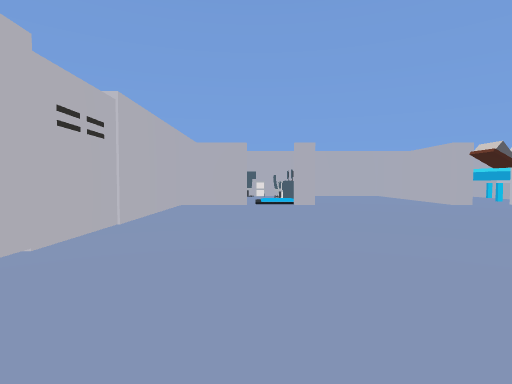
[1] (above)

16 first-person views from a walk through a 3-D level made in the Unity game engine. The camera is 1.3 m above the floor, tilts 2° down and sees 80° across. The floor is counted in squares, 2 m on a side. Each view is taken from the middle of a square. On the plan, view 1 faces up. The plan holds only what a view shows up to about 10 squares ahead; the rest is blank. The player character is not drawn. Some animated figures are left out.

[2]
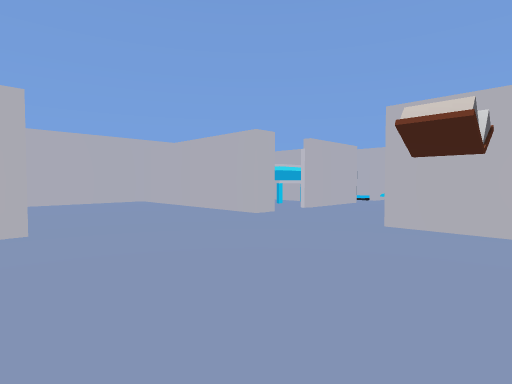

[3]
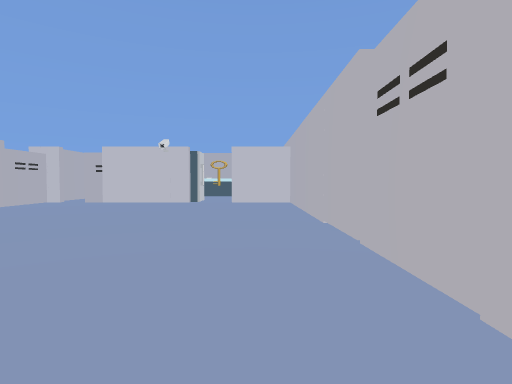

[4]
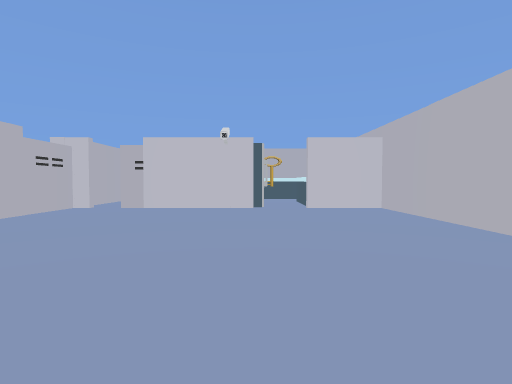

[5]
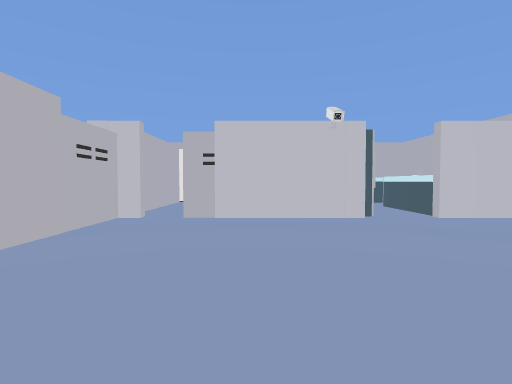

[6]
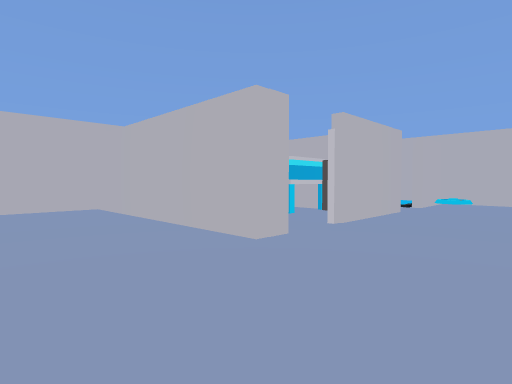

[7]
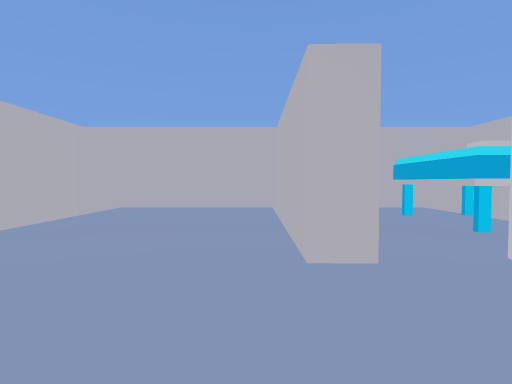

[8]
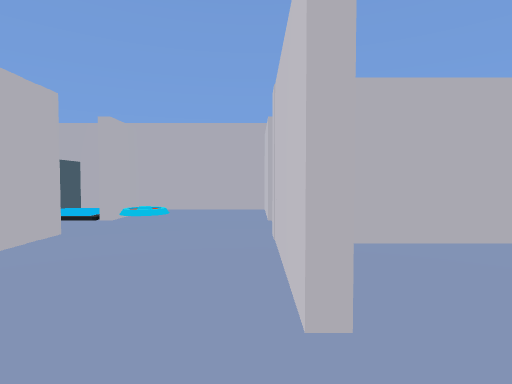

[9]
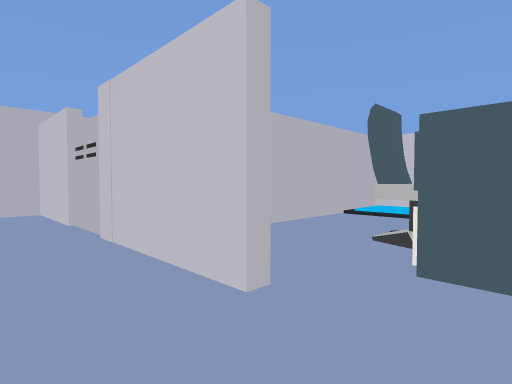

[10]
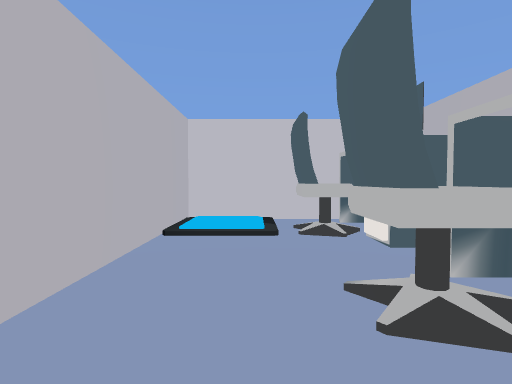

[11]
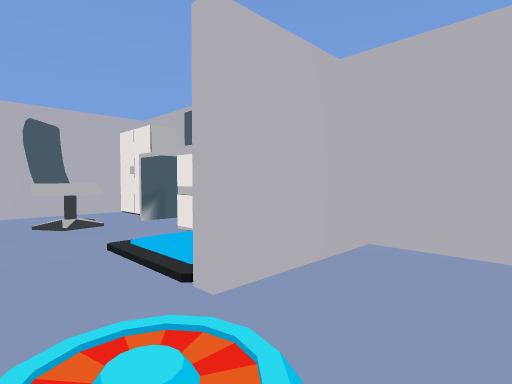

[12]
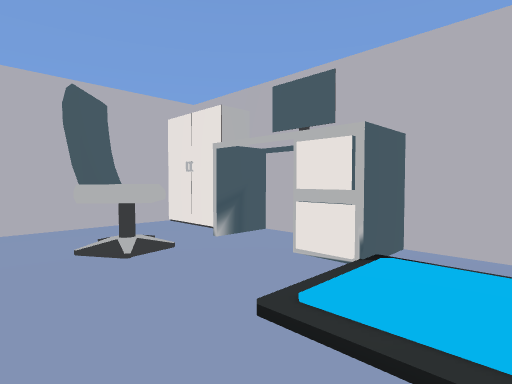

[13]
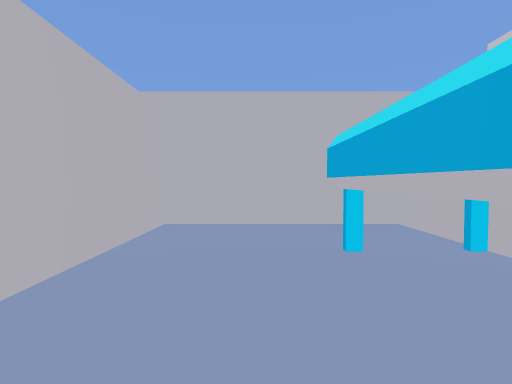

[14]
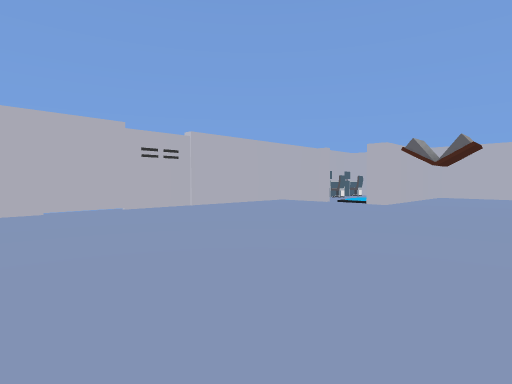

[15]
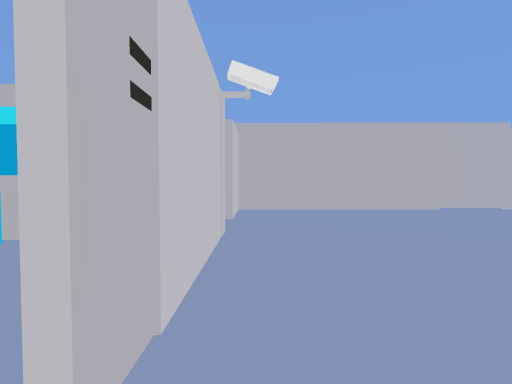

[16]
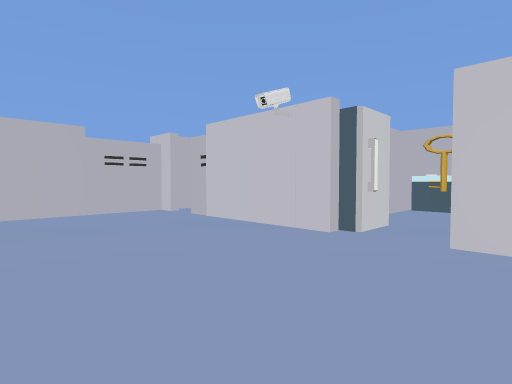

### Floor plan
Key: @ floor where view 1 was taken; # wall or solid block; x gap in a wall; . main floor; : floor 0.25 m higher than the main floor; / step, stairs or slope; O other object.
Columns run from 2 left of view 1 to 13 right of it. Each row starts with its distance up from view 1.
 14     ############
 13     ....#..#...O
 12     #...#.O#.O.#
 11     #...#.OO...O
 10   //#...#.OO.//#
  9 # //#...#..O.//#
  8 ##........##O/##
  7 #..............#
  6 #.........##...#
  5 #.......O..#
  4 #.......O...
  3 #.......OO..#
  2 #.......O...
  1 #.......OO:.#
  0 #.@.....#./.#
 -1 #.......#####
 -2 #.......#
 -3 #.......#
 -4 #OOOOOx##
 -5   O#   #
 -6  OO#O  #

Positions as (right, up) in squares from view 1, and headings:
1: (0, 0), facing up
2: (1, 4), facing up-right
3: (-1, 6), facing down
4: (1, 4), facing down
5: (3, 2), facing down
6: (3, 6), facing up-right
7: (5, 6), facing up
8: (6, 6), facing right
9: (6, 7), facing down-right
10: (8, 5), facing down
11: (10, 7), facing up-right
12: (10, 9), facing up-right
13: (7, 9), facing up
14: (5, 0), facing up-left
15: (5, -3), facing left
16: (-1, 0), facing down-right
